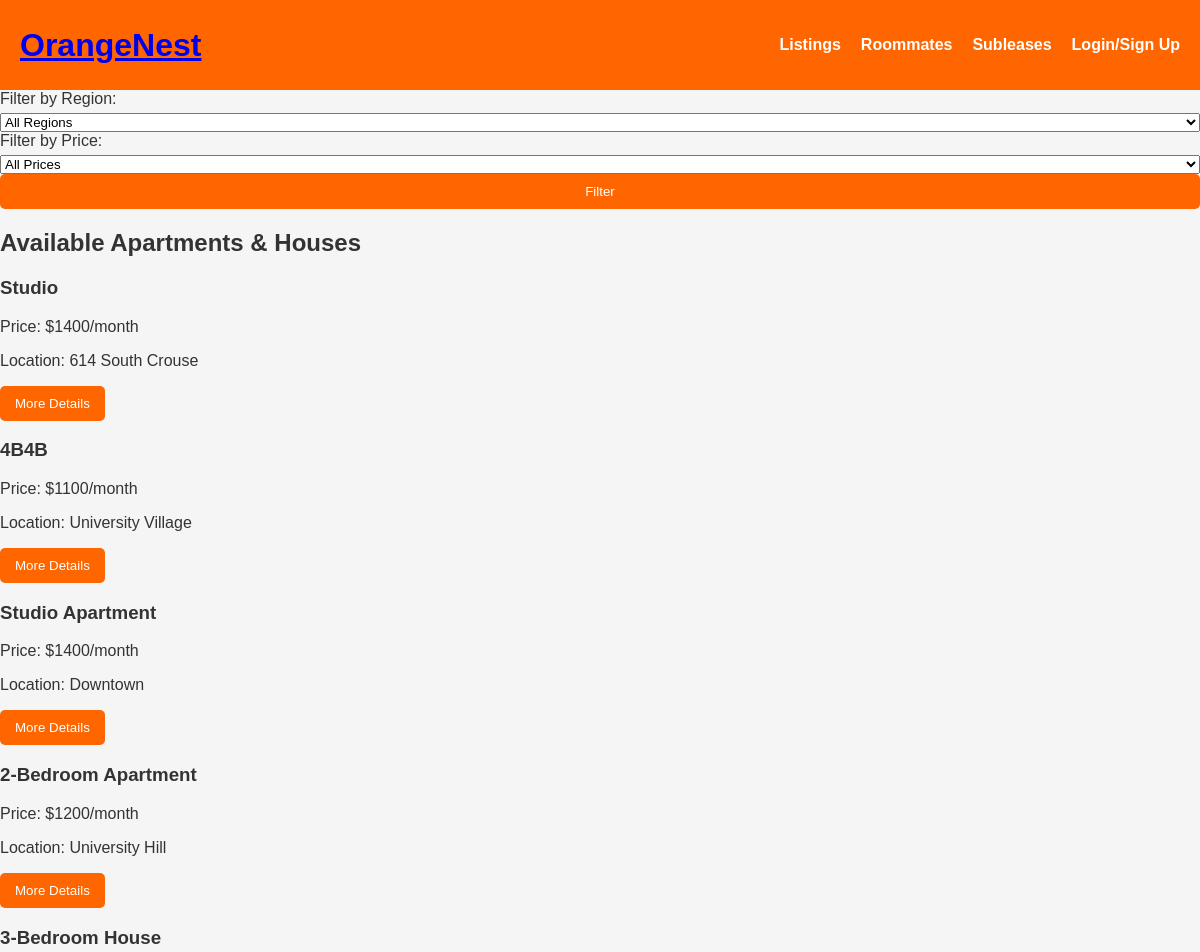
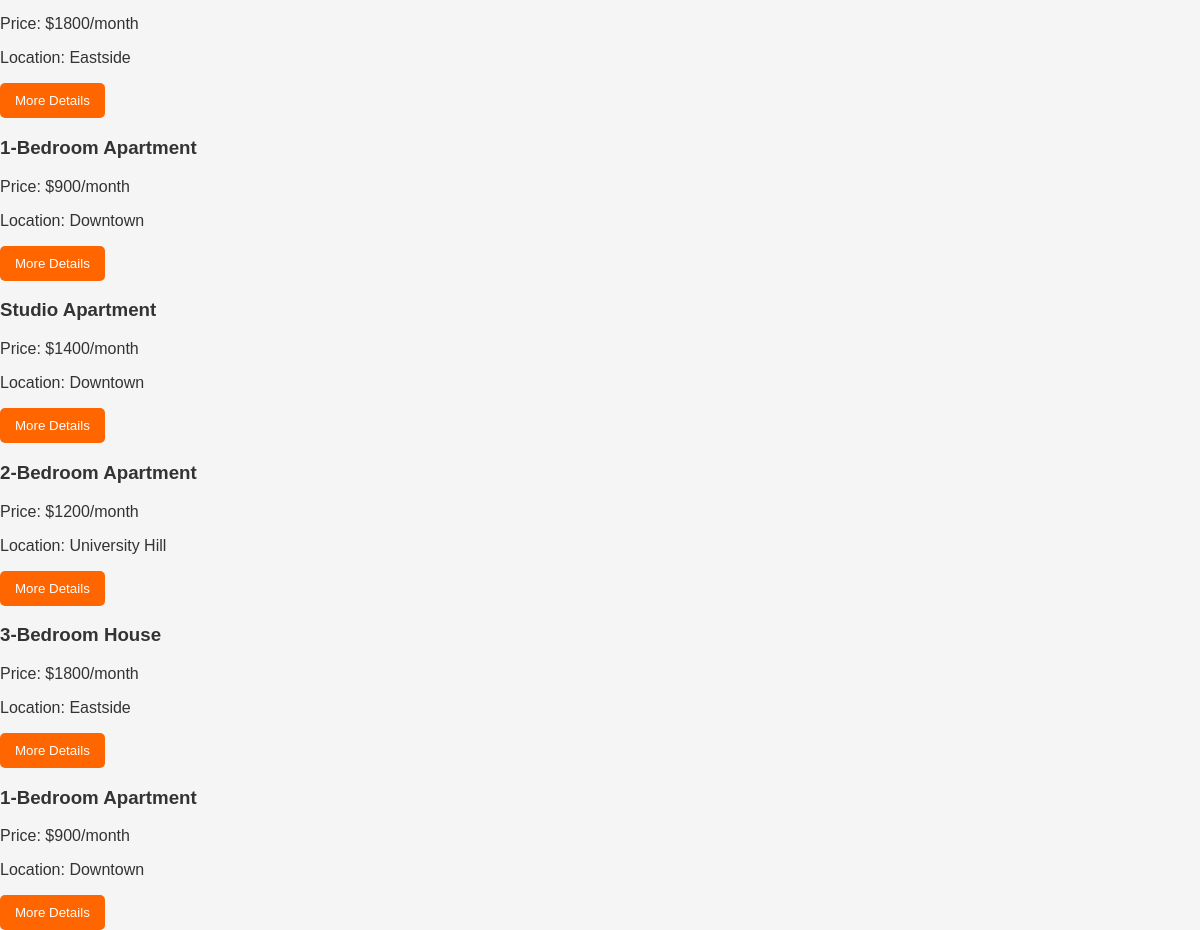
The page / on the database its author committed (2 pictures, top to bottom).
### tables this page shows
CREATE TABLE listings (
            id INTEGER PRIMARY KEY AUTOINCREMENT,
            title TEXT NOT NULL,
            price INTEGER NOT NULL,
            location TEXT NOT NULL
        );

### app.py (the view)
@app.route('/')
def home():
    conn = sqlite3.connect('listings.db')
    cursor = conn.cursor()
    region = request.args.get('region')
    price = request.args.get('price')
    query = 'SELECT * FROM listings WHERE 1=1'  # Always true so we can append conditions dynamically
    params = []
    if region:
        query += ' AND location = ?'
        params.append(region)
    if price:
        query += ' AND price <= ?'
        params.append(price)
    cursor.execute(query, params)
    listings = cursor.fetchall()
    conn.close()
    listings_data = [{'title': row[1], 'price': row[2], 'location': row[3]} for row in listings]
    return render_template('index.html', listings=listings_data)

### templates/index.html (shortened to what this page needs)
<!DOCTYPE html>
<html lang="en">
<head>
    <link rel="stylesheet" href="{{ url_for('static', filename='styles.css') }}">
</head>
<body>
    <header class="header">
        <div class="logo">
            <a href="{{ url_for('home') }}">
                <h1>OrangeNest</h1>
            </a>
        </div>
        <nav>
            <ul>
                <li><a href="{{ url_for('home') }}">Listings</a></li>
                <li><a href="#">Roommates</a></li>
                <li><a href="#">Subleases</a></li>
                <li><a href="{{ url_for('login') }}">Login/Sign Up</a></li>
            </ul>
        </nav>
    </header>
    <section class="filters">
        <form action="{{ url_for('home') }}" method="GET">
            <label for="region">Filter by Region:</label>
            <select id="region" name="region">
                <option value="">All Regions</option>
            </select>
            <label for="price">Filter by Price:</label>
            <select id="price" name="price">
                <option value="">All Prices</option>
            </select>
            <button type="submit">Filter</button>
        </form>
    </section>
    <main>
        <section class="listings">
            <h2>Available Apartments & Houses</h2>
            {% for listing in listings %}
            <div class="listing-item">
                <h3>{{ listing['title'] }}</h3>
                <p>Price: ${{ listing['price'] }}/month</p>
                <p>Location: {{ listing['location'] }}</p>
                <button>More Details</button>
            </div>
            {% endfor %}
        </section>
    </main>
</body>
</html>

### static/styles.css (style rules this page uses)
body { font-family: Arial, sans-serif; background-color: #f5f5f5; margin: 0; padding: 0; color: #333; }
.header { background-color: #ff6600; color: white; padding: 20px; display: flex; justify-content: space-between; align-items: center; }
.header .logo h1 { margin: 0; }
nav ul { list-style-type: none; display: flex; gap: 20px; }
nav ul li a { color: white; text-decoration: none; font-weight: bold; }
form { display: flex; flex-direction: column; }
form label { margin-bottom: 5px; }
button { padding: 10px 15px; background-color: #ff6600; color: white; border: none; border-radius: 5px; cursor: pointer; }

### rows shown on the page
listings: title "Studio", price "1400", location "614 South Crouse"
listings: title "4B4B", price "1100", location "University Village"
listings: title "Studio Apartment", price "1400", location "Downtown"
listings: title "2-Bedroom Apartment", price "1200", location "University Hill"
listings: title "3-Bedroom House", price "1800", location "Eastside"
listings: title "1-Bedroom Apartment", price "900", location "Downtown"
listings: title "Studio Apartment", price "1400", location "Downtown"
listings: title "2-Bedroom Apartment", price "1200", location "University Hill"
listings: title "3-Bedroom House", price "1800", location "Eastside"
listings: title "1-Bedroom Apartment", price "900", location "Downtown"
